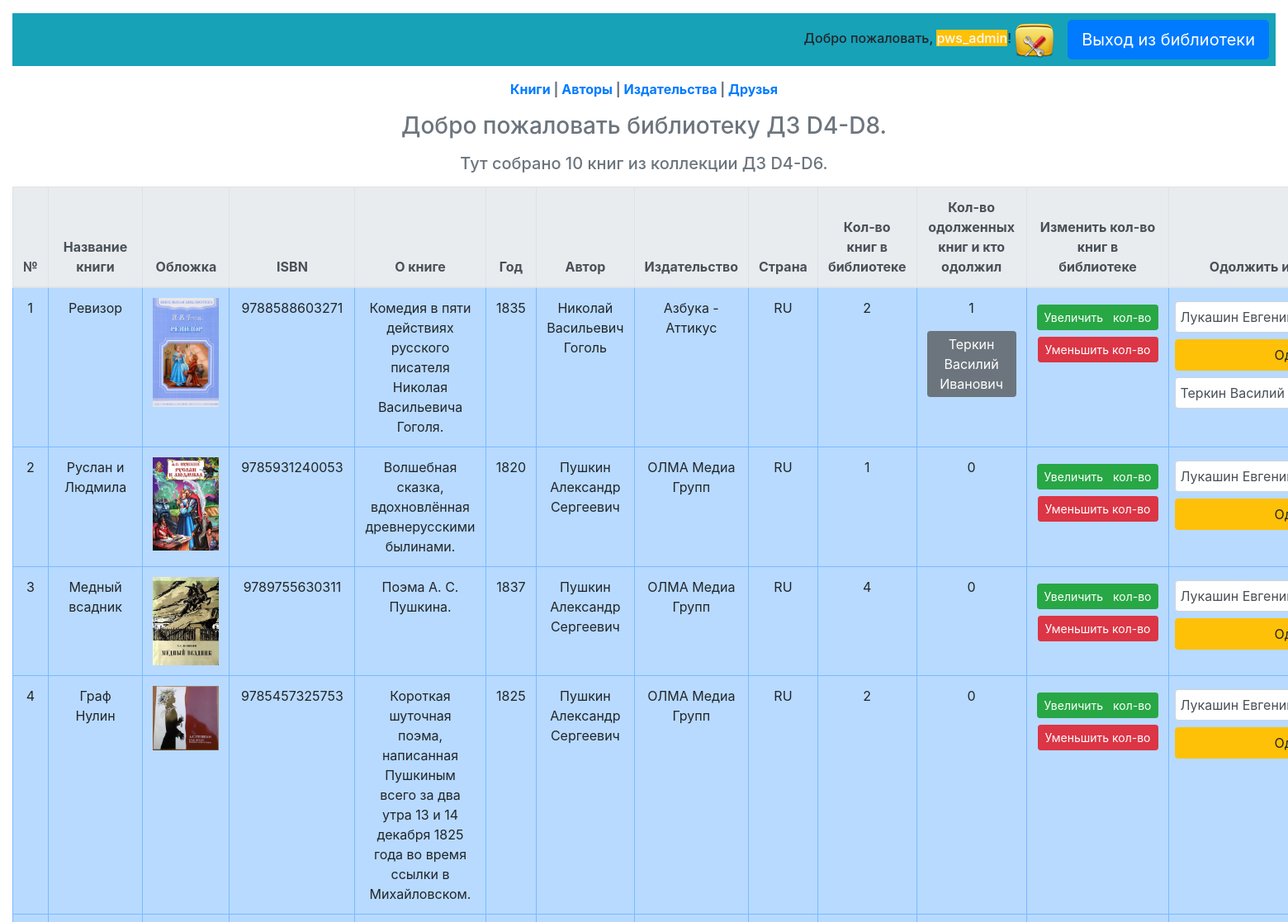
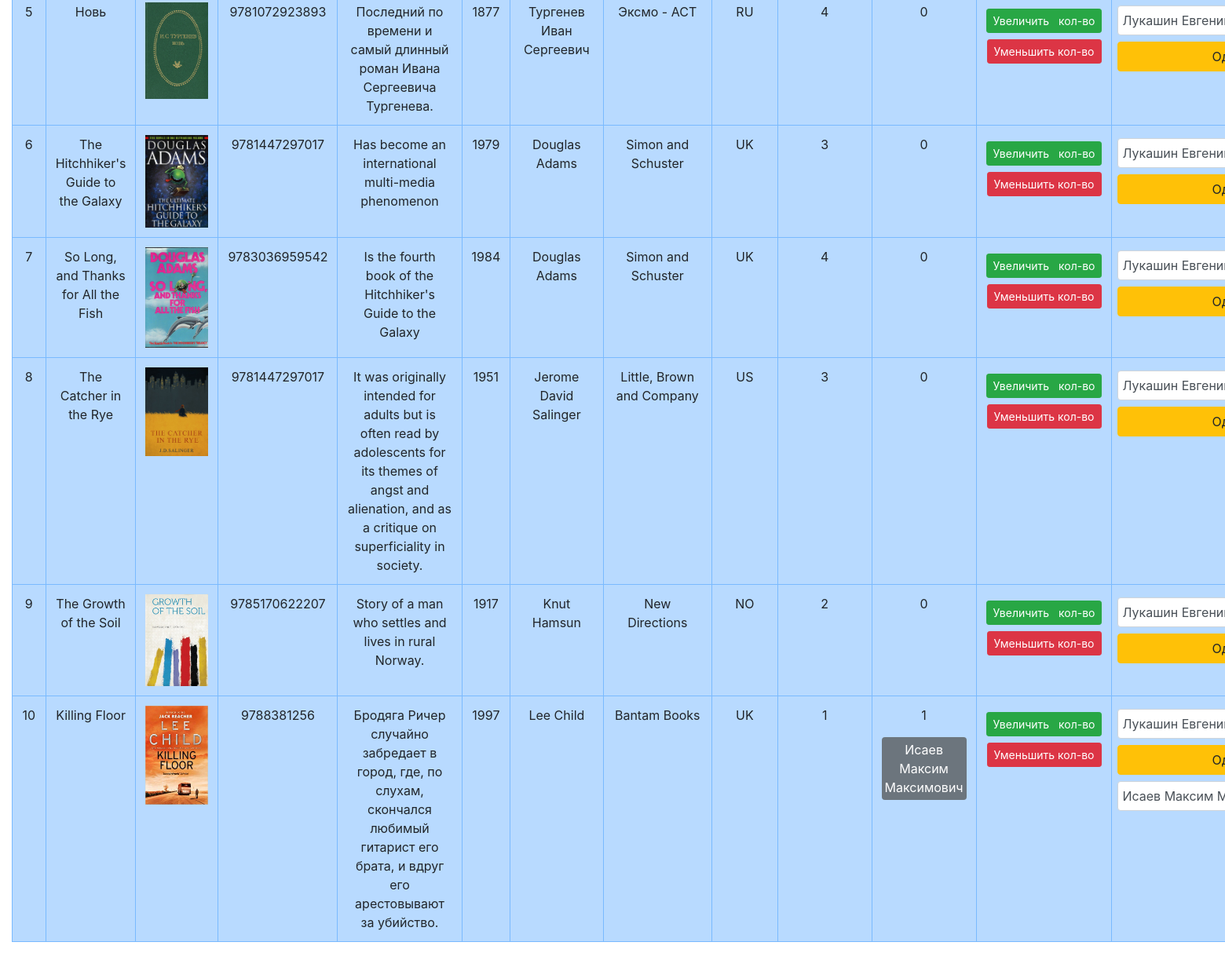
The app's page /library/ (signed in) with its own data (2 pictures, top to bottom).
### p_library/models.py (models this page shows, shortened)
class Book(models.Model):
    ISBN = models.CharField(max_length=13)
    title = models.TextField(
        verbose_name=u'Название'
        )
    description = models.TextField(
        verbose_name=u'Описание'
        )
    year_release = models.SmallIntegerField(
        verbose_name=u'Год выпуска'
        )
    author = models.ForeignKey(
        Author,
        verbose_name=u'Автор',
        on_delete=models.CASCADE
        )
    copy_count = models.SmallIntegerField(
        verbose_name=u'Количество',
        default=1
        )
    price = models.DecimalField(
        verbose_name=u'Цена',
        max_digits=6,
        decimal_places=2
        )
    publisher = models.ForeignKey(
        Publisher,
        on_delete=models.CASCADE,
        verbose_name=u'Издательство',
        null=True,
        blank=True,
        related_name='books'
        )
    friend = models.ManyToManyField(
        Friend,
        verbose_name=u'Друг',
        blank=True,
        related_name='books'
        )
    borrowed_book_count = models.SmallIntegerField(
        verbose_name=u'Количество одолженных',
        default=0
        )
    cover = models.ImageField(
        verbose_name=u'Обложка',
        upload_to='covers',
        blank=True
        )
    class Meta:
        verbose_name = 'Книга'
        verbose_name_plural = 'Книги'

class Author(models.Model):
    full_name = models.TextField(
        verbose_name=u'Имя'
        )
    birth_year = models.SmallIntegerField(
        verbose_name=u'Год рождения'
        )
    country = models.CharField(
        verbose_name=u'Страна',
        max_length=2
        )
    class Meta:
        verbose_name = 'Автор'
        verbose_name_plural = 'Авторы'

class Publisher(models.Model):
    name = models.TextField(
        verbose_name=u'Название'
        )
    class Meta:
        verbose_name = 'Издательство'
        verbose_name_plural = 'Издательства'
    def __str__(self):
        return self.name

class Friend(models.Model):
    full_name = models.TextField(
        verbose_name=u'Имя'
        )
    class Meta:
        verbose_name = 'Друг'
        verbose_name_plural = 'Друзья'

### p_library/views.py (the view)
# urls.py: path('library/', views.library, name='library'),
def library(request):
    template = loader.get_template('library.html')
    books = Book.objects.all()
    friends = Friend.objects.all()
    github_url = get_extra_data(request)
    context = {
        "title": "мою библиотеку",
        "books": books,
        "friends": friends,
        "github_url": github_url,
    }
    if request.user.is_authenticated:
        return HttpResponse(template.render(context, request))
    return log_in(request, template, context)

### p_library/views.py (called while the page is built)
def get_extra_data(request):
    try:
        github_url = SocialAccount.objects.get(provider='github', user=request.user).extra_data['html_url']
    except:
        github_url = None
    return github_url

### templates/library.html (shortened to what this page needs)
{% extends 'base.html' %}
{% block links %}
    <div class="d-flex justify-content-end align-items-center bg-info">
        <div class="mx-2 my-2 h6 font-weight">Добро пожаловать,
            {% if github_url %}
            <a class="text-light bg-warning" href="{{ github_url }}">{{ user }}</a>!
            {% elif user.is_superuser %}
            <a class="text-light bg-warning" href="/admin/">{{ user }}</a>!
            {% else %}
            <span class="text-light bg-warning">{{ user }}</span>!
            {% endif %}
            <a class="text-secondary" href="{%url 'p_library:user_edit'%}"><img src="/media/icon/settings.ico" alt=""></a>
        </div>
        <a class="btn btn btn-lg btn-primary  mx-2 my-2" href="{%url 'p_library:logout'%}">Выход из библиотеки</a>
    </div>
    <div class="text-secondary text-center font-weight-bold my-3">
        <a class="text-black-80 text-decoration-underline" href="{%url 'p_library:book_list'%}">Книги</a> |
        <a class="text-black-80 text-decoration-underline" href="{%url 'p_library:author_list'%}">Авторы</a> |
        <a class="text-black-80 text-decoration-underline" href="{%url 'p_library:publisher_list'%}">Издательства</a> |
        <a class="text-black-80 text-decoration-underline" href="{%url 'p_library:friend_list'%}">Друзья</a>
    </div>
{% endblock %}
{% block content %}
    <h3 class="text-secondary text-center my-3">Добро пожаловать библиотеку ДЗ D4-D8.</h3>
    <h5 class="text-secondary text-center my-3">Тут собрано {{ books|length }} книг из коллекции ДЗ D4-D6.</h5>
    <table class="table table-primary table-stripped table-hover">
        <thead class="thead-light">
            <tr class="table-bordered text-center">
                <th>№</th>
                <th>Название книги</th>
                <th>Обложка</th>
                <th>ISBN</th>
                <th>О книге</th>
                <th>Год</th>
                <th>Автор</th>
                <th>Издательство</th>
                <th>Страна</th>
                <th>Кол-во книг в библиотеке</th>
                <th>Кол-во одолженных книг и кто одолжил</th>
                <th>Изменить кол-во книг в библиотеке</th>
                <th>Одолжить или вернуть книги</th>
            </tr>
        </thead>
        <tbody class="table-bordered text-center">
            {% for book in books %}
            <tr>
                <td>{{ forloop.counter }}</td>
                <td>{{ book.title }}</td>
                <td>
                    {% if book.cover %}
                    <img src="{{ book.cover.url }}" width="80" alt="">
                    {% endif %}
                </td>
                <td>{{ book.ISBN }}</td>
                <td>{{ book.description }}</td>
                <td>{{ book.year_release }}</td>
                <td>{{ book.author.full_name }}</td>
                <td>{{ book.publisher }}</td>
                <td>{{ book.author.country }}</td>
                <td>{{ book.copy_count }}</td>
                <td>
                    <p>{{ book.borrowed_book_count }}</p>
                    {% for friend in friends.all %}
                    {% if friend in book.friend.all %}
                    <p class="my-1 px-1 py-1 bg-secondary text-white rounded">{{ friend.full_name }}</p>
                    {% endif %}
                    {% endfor %}
                </td>
                <td>
                    <form class="my-2" action="/library/book_increment/" method="post" enctype="multipart/form-data">
                        <input class="btn btn-success btn-sm" type="submit" value="Увеличить   кол-во" />
                    </form>
                    <form class="my-2" action="/library/book_decrement/" method="post" enctype="multipart/form-data">
                        <input class="btn btn-danger btn-sm" type="submit" value="Уменьшить кол-во" />
                    </form>
                </td>
                <td>
                    {% if book.copy_count and book.friend.all|length != friends.all|length %}
                    <form class="form-row" action="/library/borrowed_book/" method="post" enctype="multipart/form-data">
                        <select style="width:20vw;" class="col custom-select my-1 mr-sm-2" name="select_borrowed" size="1">
                            {% for friend in friends.all %}
                            {% if friend not in book.friend.all %}
                            <option value="{{ friend.id }}">{{ friend.full_name }}</option>
                            {% endif %}
                            {% endfor %}
                        </select>
                        <input class="col btn btn-warning my-1" type="submit" value="Одолжить" />
                    </form>
                    {% endif %}
                    {% if book.friend.all %}
                    <form class="form-row" action="/library/returned_book/" method="post" enctype="multipart/form-data">
                        <select style="width:20vw;" class="col custom-select my-1 mr-sm-2" name="select_returned" size="1">
                            {% for friend in book.friend.all %}
                            <option value="{{ friend.id }}">{{ friend.full_name }}</option>
                            {% endfor %}
                        </select>
                    </form>
                    {% endif %}
                </td>
            </tr>
            {% endfor %}
    </table>
{% endblock %}

### templates/base.html (shortened to what this page needs)
{% load static %}
<!DOCTYPE html>
<html lang="ru">
<head>
    {% if user.is_authenticated %}
    <link href="{% static 'css/bootstrap.min.css' %}" rel="stylesheet">
    {% else %}
    <title>Вход в библиотеку ДЗ D4-D8</title>
    <link href="{% static 'css/style.css' %}" rel="stylesheet">
    {% endif %}
</head>
<body>
    <div class="container-fluid">
        <div class="row">
            {% if user.is_authenticated %}
            <div class="col-12 my-3">
                {% block links %}{% endblock %}
                {% block content %}{% endblock %}
            </div>
            {% endif %}
        </div>
    </div>
</body>
</html>

### records on screen
Book: title "Ревизор", cover (picture), ISBN "9788588603271", description "Комедия в пяти действиях русского писателя Николая Васильевича Гоголя.", year_release "1835", author.full_name "Николай Васильевич Гоголь", publisher "Азбука - Аттикус", author.country "RU", copy_count "2", borrowed_book_count "1"
Friend: full_name "Теркин Василий Иванович"
Book: title "Руслан и Людмила", cover (picture), ISBN "9785931240053", description "Волшебная сказка, вдохновлённая древнерусскими былинами.", year_release "1820", author.full_name "Пушкин Александр Сергеевич", publisher "ОЛМА Медиа Групп", author.country "RU", copy_count "1", borrowed_book_count "0"
Book: title "Медный всадник", cover (picture), ISBN "9789755630311", description "Поэма А. С. Пушкина.", year_release "1837", author.full_name "Пушкин Александр Сергеевич", publisher "ОЛМА Медиа Групп", author.country "RU", copy_count "4", borrowed_book_count "0"
Book: title "Граф Нулин", cover (picture), ISBN "9785457325753", description "Короткая шуточная поэма, написанная Пушкиным всего за два утра 13 и 14 декабря 1825 года во время ссылки в Михайловском.", year_release "1825", author.full_name "Пушкин Александр Сергеевич", publisher "ОЛМА Медиа Групп", author.country "RU", copy_count "2", borrowed_book_count "0"
Book: title "Новь", cover (picture), ISBN "9781072923893", description "Последний по времени и самый длинный роман Ивана Сергеевича Тургенева.", year_release "1877", author.full_name "Тургенев Иван Сергеевич", publisher "Эксмо - АСТ", author.country "RU", copy_count "4", borrowed_book_count "0"
Book: title "The Hitchhiker's Guide to the Galaxy", cover (picture), ISBN "9781447297017", description "Has become an international multi-media phenomenon", year_release "1979", author.full_name "Douglas Adams", publisher "Simon and Schuster", author.country "UK", copy_count "3", borrowed_book_count "0"
Book: title "So Long, and Thanks for All the Fish", cover (picture), ISBN "9783036959542", description "Is the fourth book of the Hitchhiker's Guide to the Galaxy", year_release "1984", author.full_name "Douglas Adams", publisher "Simon and Schuster", author.country "UK", copy_count "4", borrowed_book_count "0"
Book: title "The Catcher in the Rye", cover (picture), ISBN "9781447297017", description "It was originally intended for adults but is often read by adolescents for its themes of angst and alienation, and as a critique on superficiality in society.", year_release "1951", author.full_name "Jerome David Salinger", publisher "Little, Brown and Company", author.country "US", copy_count "3", borrowed_book_count "0"
Book: title "The Growth of the Soil", cover (picture), ISBN "9785170622207", description "Story of a man who settles and lives in rural Norway.", year_release "1917", author.full_name "Knut Hamsun", publisher "New Directions", author.country "NO", copy_count "2", borrowed_book_count "0"
Book: title "Killing Floor", cover (picture), ISBN "9788381256", description "Бродяга Ричер случайно забредает в город, где, по слухам, скончался любимый гитарист его брата, и вдруг его арестовывают за убийство.", year_release "1997", author.full_name "Lee Child", publisher "Bantam Books", author.country "UK", copy_count "1", borrowed_book_count "1"
Friend: full_name "Исаев Максим Максимович"

### other values on screen
{{ user }} "pws_admin"
{{ books|length }} "10"
form field select_borrowed "Лукашин Евгений Михайлович"
form field select_returned "Теркин Василий Иванович"
form field select_returned "Исаев Максим Максимович"
